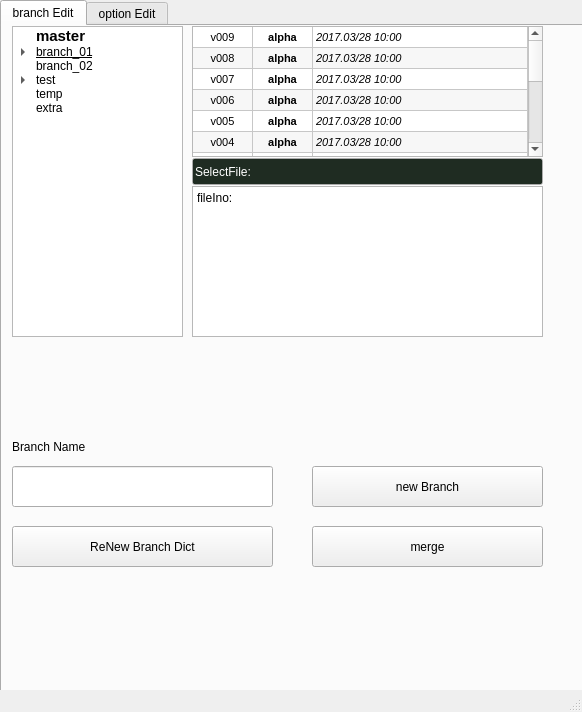
<?xml version="1.0" encoding="UTF-8"?>
<ui version="4.0">
 <class>MainWindow</class>
 <widget class="QMainWindow" name="MainWindow">
  <property name="geometry">
   <rect>
    <x>0</x>
    <y>0</y>
    <width>582</width>
    <height>712</height>
   </rect>
  </property>
  <property name="windowTitle">
   <string>MainWindow</string>
  </property>
  <widget class="QWidget" name="centralwidget">
   <widget class="QTabWidget" name="tabWidget_branch">
    <property name="geometry">
     <rect>
      <x>0</x>
      <y>0</y>
      <width>591</width>
      <height>701</height>
     </rect>
    </property>
    <property name="currentIndex">
     <number>0</number>
    </property>
    <widget class="QWidget" name="tab_branch">
     <attribute name="title">
      <string>branch Edit</string>
     </attribute>
     <widget class="QLineEdit" name="lineEdit_branchName">
      <property name="geometry">
       <rect>
        <x>10</x>
        <y>440</y>
        <width>261</width>
        <height>41</height>
       </rect>
      </property>
      <property name="text">
       <string/>
      </property>
     </widget>
     <widget class="QPushButton" name="pushButton_editFileInfo">
      <property name="geometry">
       <rect>
        <x>450</x>
        <y>320</y>
        <width>31</width>
        <height>31</height>
       </rect>
      </property>
      <property name="text">
       <string/>
      </property>
      <property name="icon">
       <iconset>
        <normaloff>icons/editY.png</normaloff>icons/editY.png</iconset>
      </property>
      <property name="iconSize">
       <size>
        <width>30</width>
        <height>30</height>
       </size>
      </property>
      <property name="autoDefault">
       <bool>false</bool>
      </property>
      <property name="default">
       <bool>false</bool>
      </property>
      <property name="flat">
       <bool>true</bool>
      </property>
     </widget>
     <widget class="QPushButton" name="pushButton_mergeToMaster">
      <property name="geometry">
       <rect>
        <x>310</x>
        <y>500</y>
        <width>231</width>
        <height>41</height>
       </rect>
      </property>
      <property name="text">
       <string>merge</string>
      </property>
     </widget>
     <widget class="QPushButton" name="pushButton_createNewBranch">
      <property name="geometry">
       <rect>
        <x>310</x>
        <y>440</y>
        <width>231</width>
        <height>41</height>
       </rect>
      </property>
      <property name="text">
       <string>new Branch</string>
      </property>
     </widget>
     <widget class="QTextBrowser" name="textBrowser_BranchFileInfo">
      <property name="geometry">
       <rect>
        <x>190</x>
        <y>160</y>
        <width>351</width>
        <height>151</height>
       </rect>
      </property>
      <property name="midLineWidth">
       <number>1</number>
      </property>
      <property name="tabChangesFocus">
       <bool>false</bool>
      </property>
      <property name="readOnly">
       <bool>false</bool>
      </property>
      <property name="html">
       <string>&lt;!DOCTYPE HTML PUBLIC &quot;-//W3C//DTD HTML 4.0//EN&quot; &quot;http://www.w3.org/TR/REC-html40/strict.dtd&quot;&gt;
&lt;html&gt;&lt;head&gt;&lt;meta name=&quot;qrichtext&quot; content=&quot;1&quot; /&gt;&lt;style type=&quot;text/css&quot;&gt;
p, li { white-space: pre-wrap; }
&lt;/style&gt;&lt;/head&gt;&lt;body style=&quot; font-family:'PMingLiU'; font-size:9pt; font-weight:400; font-style:normal;&quot;&gt;
&lt;p style=&quot; margin-top:0px; margin-bottom:0px; margin-left:0px; margin-right:0px; -qt-block-indent:0; text-indent:0px;&quot;&gt;fileIno:&lt;/p&gt;&lt;/body&gt;&lt;/html&gt;</string>
      </property>
      <property name="textInteractionFlags">
       <set>Qt::TextEditorInteraction</set>
      </property>
      <property name="openExternalLinks">
       <bool>true</bool>
      </property>
     </widget>
     <widget class="QLabel" name="label">
      <property name="geometry">
       <rect>
        <x>10</x>
        <y>410</y>
        <width>161</width>
        <height>21</height>
       </rect>
      </property>
      <property name="text">
       <string>Branch Name</string>
      </property>
     </widget>
     <widget class="QTreeWidget" name="treeWidget_branches">
      <property name="geometry">
       <rect>
        <x>10</x>
        <y>0</y>
        <width>171</width>
        <height>311</height>
       </rect>
      </property>
      <property name="alternatingRowColors">
       <bool>false</bool>
      </property>
      <property name="autoExpandDelay">
       <number>1</number>
      </property>
      <property name="allColumnsShowFocus">
       <bool>true</bool>
      </property>
      <property name="headerHidden">
       <bool>true</bool>
      </property>
      <property name="expandsOnDoubleClick">
       <bool>true</bool>
      </property>
      <attribute name="headerVisible">
       <bool>false</bool>
      </attribute>
      <attribute name="headerCascadingSectionResizes">
       <bool>false</bool>
      </attribute>
      <attribute name="headerDefaultSectionSize">
       <number>311</number>
      </attribute>
      <attribute name="headerMinimumSectionSize">
       <number>4</number>
      </attribute>
      <attribute name="headerShowSortIndicator" stdset="0">
       <bool>false</bool>
      </attribute>
      <attribute name="headerStretchLastSection">
       <bool>false</bool>
      </attribute>
      <column>
       <property name="text">
        <string>branch Info</string>
       </property>
      </column>
      <item>
       <property name="text">
        <string>master</string>
       </property>
       <property name="font">
        <font>
         <pointsize>11</pointsize>
         <weight>75</weight>
         <bold>true</bold>
        </font>
       </property>
       <property name="foreground">
        <brush brushstyle="NoBrush">
         <color alpha="255">
          <red>247</red>
          <green>126</green>
          <blue>128</blue>
         </color>
        </brush>
       </property>
      </item>
      <item>
       <property name="text">
        <string>branch_01</string>
       </property>
       <property name="font">
        <font>
         <underline>true</underline>
        </font>
       </property>
       <property name="foreground">
        <brush brushstyle="NoBrush">
         <color alpha="255">
          <red>215</red>
          <green>255</green>
          <blue>208</blue>
         </color>
        </brush>
       </property>
       <item>
        <property name="text">
         <string>branch_01_a</string>
        </property>
        <property name="font">
         <font>
          <italic>true</italic>
         </font>
        </property>
       </item>
       <item>
        <property name="text">
         <string>branch_01_b</string>
        </property>
        <property name="font">
         <font>
          <italic>true</italic>
         </font>
        </property>
       </item>
      </item>
      <item>
       <property name="text">
        <string>branch_02</string>
       </property>
      </item>
      <item>
       <property name="text">
        <string>test</string>
       </property>
       <item>
        <property name="text">
         <string>test_a01</string>
        </property>
       </item>
       <item>
        <property name="text">
         <string>test_a02</string>
        </property>
        <item>
         <property name="text">
          <string>test_a02_1</string>
         </property>
        </item>
       </item>
      </item>
      <item>
       <property name="text">
        <string>temp</string>
       </property>
      </item>
      <item>
       <property name="text">
        <string>extra</string>
       </property>
      </item>
     </widget>
     <widget class="QPushButton" name="pushButton_submitFileImfo">
      <property name="geometry">
       <rect>
        <x>490</x>
        <y>320</y>
        <width>31</width>
        <height>31</height>
       </rect>
      </property>
      <property name="text">
       <string/>
      </property>
      <property name="icon">
       <iconset>
        <normaloff>icons/submitB.png</normaloff>icons/submitB.png</iconset>
      </property>
      <property name="iconSize">
       <size>
        <width>30</width>
        <height>30</height>
       </size>
      </property>
      <property name="default">
       <bool>false</bool>
      </property>
      <property name="flat">
       <bool>true</bool>
      </property>
     </widget>
     <widget class="QTableWidget" name="tableWidget_FileList">
      <property name="geometry">
       <rect>
        <x>190</x>
        <y>0</y>
        <width>351</width>
        <height>131</height>
       </rect>
      </property>
      <property name="font">
       <font>
        <pointsize>8</pointsize>
       </font>
      </property>
      <property name="sizeAdjustPolicy">
       <enum>QAbstractScrollArea::AdjustToContentsOnFirstShow</enum>
      </property>
      <property name="autoScrollMargin">
       <number>16</number>
      </property>
      <property name="alternatingRowColors">
       <bool>true</bool>
      </property>
      <property name="selectionMode">
       <enum>QAbstractItemView::SingleSelection</enum>
      </property>
      <property name="selectionBehavior">
       <enum>QAbstractItemView::SelectRows</enum>
      </property>
      <attribute name="horizontalHeaderVisible">
       <bool>false</bool>
      </attribute>
      <attribute name="horizontalHeaderCascadingSectionResizes">
       <bool>false</bool>
      </attribute>
      <attribute name="horizontalHeaderDefaultSectionSize">
       <number>60</number>
      </attribute>
      <attribute name="horizontalHeaderShowSortIndicator" stdset="0">
       <bool>true</bool>
      </attribute>
      <attribute name="horizontalHeaderStretchLastSection">
       <bool>true</bool>
      </attribute>
      <attribute name="verticalHeaderVisible">
       <bool>false</bool>
      </attribute>
      <attribute name="verticalHeaderCascadingSectionResizes">
       <bool>false</bool>
      </attribute>
      <attribute name="verticalHeaderDefaultSectionSize">
       <number>21</number>
      </attribute>
      <row>
       <property name="text">
        <string>01</string>
       </property>
      </row>
      <row>
       <property name="text">
        <string>02</string>
       </property>
      </row>
      <row>
       <property name="text">
        <string>03</string>
       </property>
      </row>
      <row>
       <property name="text">
        <string>04</string>
       </property>
      </row>
      <row>
       <property name="text">
        <string>05</string>
       </property>
      </row>
      <row>
       <property name="text">
        <string>06</string>
       </property>
      </row>
      <row>
       <property name="text">
        <string>07</string>
       </property>
      </row>
      <row>
       <property name="text">
        <string>08</string>
       </property>
      </row>
      <row>
       <property name="text">
        <string>09</string>
       </property>
      </row>
      <row>
       <property name="text">
        <string>10</string>
       </property>
      </row>
      <row>
       <property name="text">
        <string>11</string>
       </property>
      </row>
      <row>
       <property name="text">
        <string>12</string>
       </property>
      </row>
      <row>
       <property name="text">
        <string>13</string>
       </property>
      </row>
      <row>
       <property name="text">
        <string>14</string>
       </property>
      </row>
      <row>
       <property name="text">
        <string>15</string>
       </property>
      </row>
      <column>
       <property name="text">
        <string>Ver.</string>
       </property>
      </column>
      <column>
       <property name="text">
        <string>UserName</string>
       </property>
       <property name="textAlignment">
        <set>AlignCenter</set>
       </property>
      </column>
      <column>
       <property name="text">
        <string>Date..................................................</string>
       </property>
      </column>
      <item row="0" column="0">
       <property name="text">
        <string>v009</string>
       </property>
       <property name="textAlignment">
        <set>AlignCenter</set>
       </property>
       <property name="foreground">
        <brush brushstyle="NoBrush">
         <color alpha="255">
          <red>192</red>
          <green>231</green>
          <blue>248</blue>
         </color>
        </brush>
       </property>
      </item>
      <item row="0" column="1">
       <property name="text">
        <string>alpha</string>
       </property>
       <property name="font">
        <font>
         <weight>75</weight>
         <bold>true</bold>
        </font>
       </property>
       <property name="textAlignment">
        <set>AlignCenter</set>
       </property>
      </item>
      <item row="0" column="2">
       <property name="text">
        <string>2017.03/28 10:00</string>
       </property>
       <property name="font">
        <font>
         <italic>true</italic>
         <kerning>true</kerning>
        </font>
       </property>
      </item>
      <item row="1" column="0">
       <property name="text">
        <string>v008</string>
       </property>
       <property name="textAlignment">
        <set>AlignCenter</set>
       </property>
      </item>
      <item row="1" column="1">
       <property name="text">
        <string>alpha</string>
       </property>
       <property name="font">
        <font>
         <weight>75</weight>
         <bold>true</bold>
        </font>
       </property>
       <property name="textAlignment">
        <set>AlignCenter</set>
       </property>
      </item>
      <item row="1" column="2">
       <property name="text">
        <string>2017.03/28 10:00</string>
       </property>
       <property name="font">
        <font>
         <italic>true</italic>
        </font>
       </property>
      </item>
      <item row="2" column="0">
       <property name="text">
        <string>v007</string>
       </property>
       <property name="textAlignment">
        <set>AlignCenter</set>
       </property>
      </item>
      <item row="2" column="1">
       <property name="text">
        <string>alpha</string>
       </property>
       <property name="font">
        <font>
         <weight>75</weight>
         <bold>true</bold>
        </font>
       </property>
       <property name="textAlignment">
        <set>AlignCenter</set>
       </property>
      </item>
      <item row="2" column="2">
       <property name="text">
        <string>2017.03/28 10:00</string>
       </property>
       <property name="font">
        <font>
         <italic>true</italic>
        </font>
       </property>
      </item>
      <item row="3" column="0">
       <property name="text">
        <string>v006</string>
       </property>
       <property name="textAlignment">
        <set>AlignCenter</set>
       </property>
      </item>
      <item row="3" column="1">
       <property name="text">
        <string>alpha</string>
       </property>
       <property name="font">
        <font>
         <weight>75</weight>
         <bold>true</bold>
        </font>
       </property>
       <property name="textAlignment">
        <set>AlignCenter</set>
       </property>
      </item>
      <item row="3" column="2">
       <property name="text">
        <string>2017.03/28 10:00</string>
       </property>
       <property name="font">
        <font>
         <italic>true</italic>
        </font>
       </property>
      </item>
      <item row="4" column="0">
       <property name="text">
        <string>v005</string>
       </property>
       <property name="textAlignment">
        <set>AlignCenter</set>
       </property>
      </item>
      <item row="4" column="1">
       <property name="text">
        <string>alpha</string>
       </property>
       <property name="font">
        <font>
         <weight>75</weight>
         <bold>true</bold>
        </font>
       </property>
       <property name="textAlignment">
        <set>AlignCenter</set>
       </property>
      </item>
      <item row="4" column="2">
       <property name="text">
        <string>2017.03/28 10:00</string>
       </property>
       <property name="font">
        <font>
         <italic>true</italic>
        </font>
       </property>
      </item>
      <item row="5" column="0">
       <property name="text">
        <string>v004</string>
       </property>
       <property name="textAlignment">
        <set>AlignCenter</set>
       </property>
      </item>
      <item row="5" column="1">
       <property name="text">
        <string>alpha</string>
       </property>
       <property name="font">
        <font>
         <weight>75</weight>
         <bold>true</bold>
        </font>
       </property>
       <property name="textAlignment">
        <set>AlignCenter</set>
       </property>
      </item>
      <item row="5" column="2">
       <property name="text">
        <string>2017.03/28 10:00</string>
       </property>
       <property name="font">
        <font>
         <italic>true</italic>
        </font>
       </property>
      </item>
      <item row="6" column="0">
       <property name="text">
        <string>v003</string>
       </property>
       <property name="textAlignment">
        <set>AlignCenter</set>
       </property>
      </item>
      <item row="6" column="1">
       <property name="text">
        <string>alpha</string>
       </property>
       <property name="font">
        <font>
         <weight>75</weight>
         <bold>true</bold>
        </font>
       </property>
       <property name="textAlignment">
        <set>AlignCenter</set>
       </property>
      </item>
      <item row="6" column="2">
       <property name="text">
        <string>2017.03/28 10:00</string>
       </property>
       <property name="font">
        <font>
         <italic>true</italic>
        </font>
       </property>
      </item>
      <item row="7" column="0">
       <property name="text">
        <string>v002</string>
       </property>
       <property name="textAlignment">
        <set>AlignCenter</set>
       </property>
      </item>
      <item row="7" column="1">
       <property name="text">
        <string>alpha</string>
       </property>
       <property name="font">
        <font>
         <weight>75</weight>
         <bold>true</bold>
        </font>
       </property>
       <property name="textAlignment">
        <set>AlignCenter</set>
       </property>
      </item>
      <item row="7" column="2">
       <property name="text">
        <string>2017.03/28 10:00</string>
       </property>
       <property name="font">
        <font>
         <italic>true</italic>
        </font>
       </property>
      </item>
      <item row="8" column="0">
       <property name="text">
        <string>v001</string>
       </property>
       <property name="textAlignment">
        <set>AlignCenter</set>
       </property>
      </item>
      <item row="8" column="1">
       <property name="text">
        <string>alpha</string>
       </property>
       <property name="font">
        <font>
         <weight>75</weight>
         <bold>true</bold>
        </font>
       </property>
       <property name="textAlignment">
        <set>AlignCenter</set>
       </property>
      </item>
      <item row="8" column="2">
       <property name="text">
        <string>2017.03/28 10:00</string>
       </property>
       <property name="font">
        <font>
         <italic>true</italic>
        </font>
       </property>
      </item>
      <item row="9" column="1">
       <property name="text">
        <string/>
       </property>
       <property name="textAlignment">
        <set>AlignCenter</set>
       </property>
      </item>
      <item row="9" column="2">
       <property name="text">
        <string/>
       </property>
       <property name="font">
        <font>
         <italic>true</italic>
        </font>
       </property>
      </item>
      <item row="10" column="1">
       <property name="text">
        <string/>
       </property>
       <property name="textAlignment">
        <set>AlignCenter</set>
       </property>
      </item>
     </widget>
     <widget class="QPushButton" name="pushButton_reNewBranchDict">
      <property name="geometry">
       <rect>
        <x>10</x>
        <y>500</y>
        <width>261</width>
        <height>41</height>
       </rect>
      </property>
      <property name="text">
       <string>ReNew Branch Dict</string>
      </property>
     </widget>
     <widget class="QLineEdit" name="lineEdit_currentFileName">
      <property name="geometry">
       <rect>
        <x>190</x>
        <y>132</y>
        <width>351</width>
        <height>27</height>
       </rect>
      </property>
      <property name="palette">
       <palette>
        <active>
         <colorrole role="Text">
          <brush brushstyle="SolidPattern">
           <color alpha="255">
            <red>255</red>
            <green>255</green>
            <blue>255</blue>
           </color>
          </brush>
         </colorrole>
         <colorrole role="Base">
          <brush brushstyle="SolidPattern">
           <color alpha="255">
            <red>31</red>
            <green>44</green>
            <blue>34</blue>
           </color>
          </brush>
         </colorrole>
        </active>
        <inactive>
         <colorrole role="Text">
          <brush brushstyle="SolidPattern">
           <color alpha="255">
            <red>255</red>
            <green>255</green>
            <blue>255</blue>
           </color>
          </brush>
         </colorrole>
         <colorrole role="Base">
          <brush brushstyle="SolidPattern">
           <color alpha="255">
            <red>31</red>
            <green>44</green>
            <blue>34</blue>
           </color>
          </brush>
         </colorrole>
        </inactive>
        <disabled>
         <colorrole role="Text">
          <brush brushstyle="SolidPattern">
           <color alpha="255">
            <red>120</red>
            <green>120</green>
            <blue>120</blue>
           </color>
          </brush>
         </colorrole>
         <colorrole role="Base">
          <brush brushstyle="SolidPattern">
           <color alpha="255">
            <red>240</red>
            <green>240</green>
            <blue>240</blue>
           </color>
          </brush>
         </colorrole>
        </disabled>
       </palette>
      </property>
      <property name="text">
       <string>SelectFile:</string>
      </property>
     </widget>
    </widget>
    <widget class="QWidget" name="tab_2">
     <attribute name="title">
      <string>option Edit</string>
     </attribute>
     <widget class="QLabel" name="label_optionPage_projDescription">
      <property name="geometry">
       <rect>
        <x>30</x>
        <y>40</y>
        <width>130</width>
        <height>16</height>
       </rect>
      </property>
      <property name="font">
       <font>
        <family>Arial</family>
        <pointsize>6</pointsize>
       </font>
      </property>
      <property name="text">
       <string>project Description:</string>
      </property>
      <property name="alignment">
       <set>Qt::AlignRight|Qt::AlignTrailing|Qt::AlignVCenter</set>
      </property>
     </widget>
     <widget class="QLabel" name="label_optionPage_showFileType">
      <property name="geometry">
       <rect>
        <x>30</x>
        <y>340</y>
        <width>130</width>
        <height>16</height>
       </rect>
      </property>
      <property name="font">
       <font>
        <pointsize>6</pointsize>
       </font>
      </property>
      <property name="text">
       <string>show File Type:</string>
      </property>
      <property name="alignment">
       <set>Qt::AlignRight|Qt::AlignTrailing|Qt::AlignVCenter</set>
      </property>
     </widget>
     <widget class="QLabel" name="label_optionPage_tempB">
      <property name="geometry">
       <rect>
        <x>30</x>
        <y>390</y>
        <width>130</width>
        <height>16</height>
       </rect>
      </property>
      <property name="font">
       <font>
        <pointsize>6</pointsize>
       </font>
      </property>
      <property name="text">
       <string>temp_B:</string>
      </property>
      <property name="alignment">
       <set>Qt::AlignRight|Qt::AlignTrailing|Qt::AlignVCenter</set>
      </property>
     </widget>
     <widget class="QLabel" name="label_optionPage_userPref">
      <property name="geometry">
       <rect>
        <x>30</x>
        <y>280</y>
        <width>130</width>
        <height>16</height>
       </rect>
      </property>
      <property name="font">
       <font>
        <pointsize>6</pointsize>
       </font>
      </property>
      <property name="text">
       <string>User Pref:</string>
      </property>
      <property name="alignment">
       <set>Qt::AlignRight|Qt::AlignTrailing|Qt::AlignVCenter</set>
      </property>
     </widget>
     <widget class="QLabel" name="label_optionPage_User">
      <property name="geometry">
       <rect>
        <x>30</x>
        <y>230</y>
        <width>130</width>
        <height>16</height>
       </rect>
      </property>
      <property name="font">
       <font>
        <pointsize>6</pointsize>
       </font>
      </property>
      <property name="text">
       <string>current User:</string>
      </property>
      <property name="alignment">
       <set>Qt::AlignRight|Qt::AlignTrailing|Qt::AlignVCenter</set>
      </property>
     </widget>
     <widget class="QLabel" name="label_optionPage_workProj">
      <property name="geometry">
       <rect>
        <x>30</x>
        <y>100</y>
        <width>130</width>
        <height>16</height>
       </rect>
      </property>
      <property name="font">
       <font>
        <pointsize>6</pointsize>
       </font>
      </property>
      <property name="text">
       <string>working Projsct :</string>
      </property>
      <property name="alignment">
       <set>Qt::AlignRight|Qt::AlignTrailing|Qt::AlignVCenter</set>
      </property>
     </widget>
     <widget class="QLabel" name="label_optionPage_branchFileInfo">
      <property name="geometry">
       <rect>
        <x>30</x>
        <y>160</y>
        <width>130</width>
        <height>16</height>
       </rect>
      </property>
      <property name="font">
       <font>
        <pointsize>6</pointsize>
       </font>
      </property>
      <property name="text">
       <string>branch File Info position:</string>
      </property>
      <property name="alignment">
       <set>Qt::AlignRight|Qt::AlignTrailing|Qt::AlignVCenter</set>
      </property>
     </widget>
     <widget class="QPlainTextEdit" name="plainTextEdit_optionPage_projDescription">
      <property name="geometry">
       <rect>
        <x>170</x>
        <y>40</y>
        <width>351</width>
        <height>50</height>
       </rect>
      </property>
      <property name="font">
       <font>
        <pointsize>6</pointsize>
       </font>
      </property>
      <property name="readOnly">
       <bool>true</bool>
      </property>
      <property name="plainText">
       <string/>
      </property>
     </widget>
     <widget class="QPlainTextEdit" name="plainTextEdit_optionPage_workProj">
      <property name="geometry">
       <rect>
        <x>170</x>
        <y>100</y>
        <width>351</width>
        <height>50</height>
       </rect>
      </property>
      <property name="font">
       <font>
        <pointsize>6</pointsize>
       </font>
      </property>
      <property name="readOnly">
       <bool>true</bool>
      </property>
     </widget>
     <widget class="QPlainTextEdit" name="plainTextEdit_optionPage_branchInfoPos">
      <property name="geometry">
       <rect>
        <x>170</x>
        <y>160</y>
        <width>351</width>
        <height>50</height>
       </rect>
      </property>
      <property name="font">
       <font>
        <pointsize>6</pointsize>
       </font>
      </property>
      <property name="readOnly">
       <bool>true</bool>
      </property>
     </widget>
     <widget class="QPlainTextEdit" name="plainTextEdit_optionPage_currentUser">
      <property name="geometry">
       <rect>
        <x>170</x>
        <y>230</y>
        <width>351</width>
        <height>40</height>
       </rect>
      </property>
      <property name="font">
       <font>
        <pointsize>6</pointsize>
       </font>
      </property>
      <property name="readOnly">
       <bool>true</bool>
      </property>
     </widget>
     <widget class="QPlainTextEdit" name="plainTextEdit_optionPage_userPref">
      <property name="geometry">
       <rect>
        <x>170</x>
        <y>280</y>
        <width>351</width>
        <height>50</height>
       </rect>
      </property>
      <property name="font">
       <font>
        <pointsize>6</pointsize>
       </font>
      </property>
      <property name="readOnly">
       <bool>true</bool>
      </property>
     </widget>
     <widget class="QPlainTextEdit" name="plainTextEdit_optionPage_showFileType">
      <property name="geometry">
       <rect>
        <x>170</x>
        <y>340</y>
        <width>351</width>
        <height>40</height>
       </rect>
      </property>
      <property name="font">
       <font>
        <pointsize>6</pointsize>
       </font>
      </property>
      <property name="readOnly">
       <bool>false</bool>
      </property>
      <property name="plainText">
       <string>ma,mb,rib,ass,zip</string>
      </property>
     </widget>
     <widget class="QPlainTextEdit" name="plainTextEdit_optionPage_tempB">
      <property name="geometry">
       <rect>
        <x>170</x>
        <y>390</y>
        <width>351</width>
        <height>40</height>
       </rect>
      </property>
      <property name="font">
       <font>
        <pointsize>6</pointsize>
       </font>
      </property>
      <property name="readOnly">
       <bool>true</bool>
      </property>
     </widget>
    </widget>
   </widget>
  </widget>
  <widget class="QStatusBar" name="statusbar"/>
 </widget>
 <resources/>
 <connections/>
</ui>
